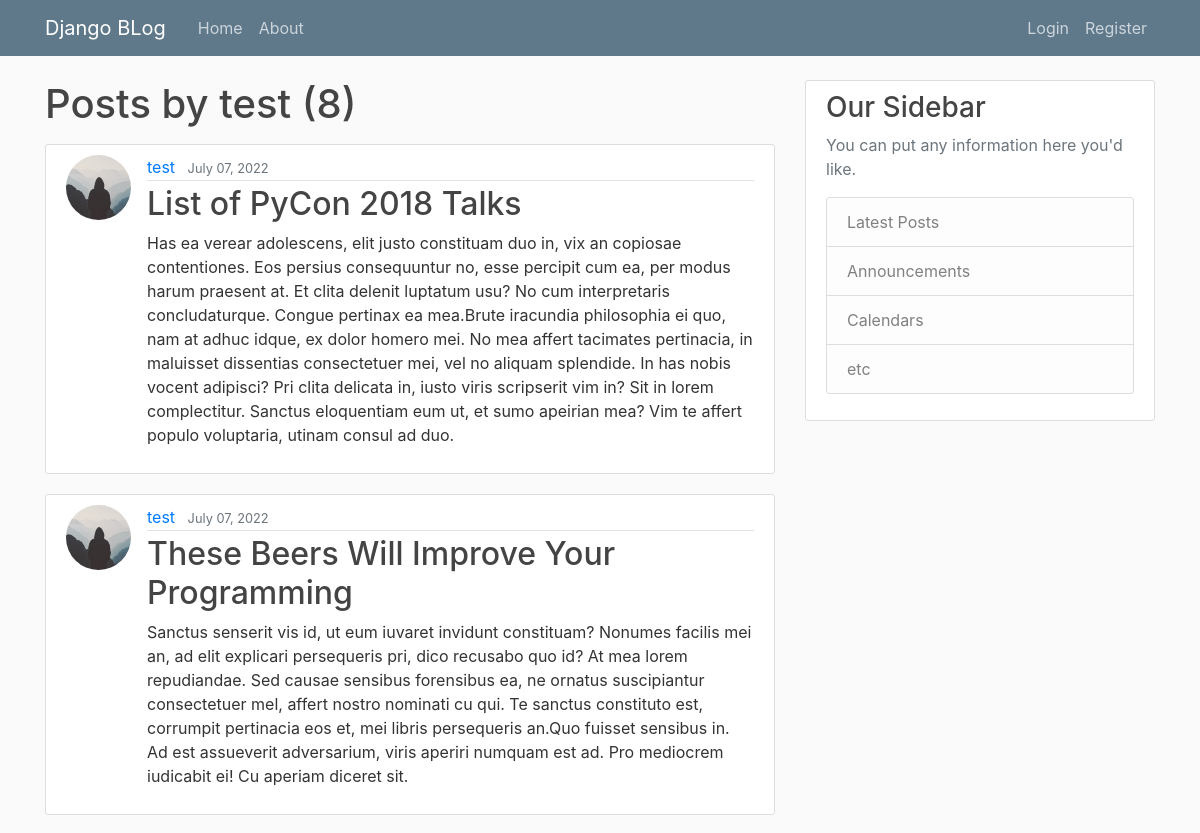
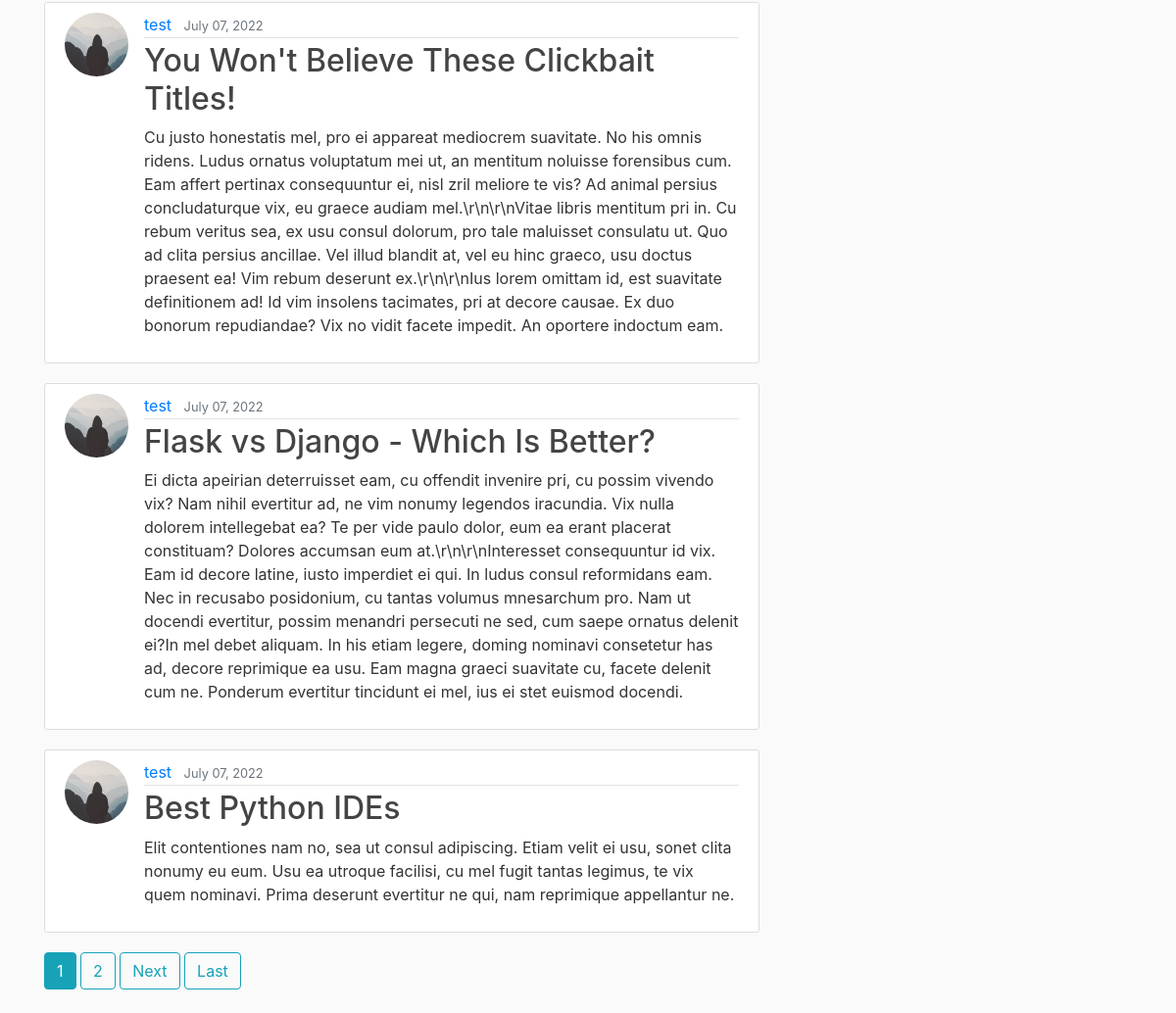
The app's page /user/test with its own data (2 pictures, top to bottom).
### blog/models.py (models this page shows, shortened)
class Post(models.Model):
    title = models.CharField(max_length=100)
    content = models.TextField()
    date_posted = models.DateTimeField(default=timezone.now)
    author = models.ForeignKey(User, on_delete=models.CASCADE)

### users/models.py (models this page shows, shortened)
class Profile(models.Model):
    user = models.OneToOneField(User, on_delete=models.CASCADE)
    image = models.ImageField(default='default.jpg', upload_to='profile_pics')

### blog/views.py (the view)
# urls.py: path('user/<str:username>', UserPostListView.as_view(), name='user-posts'),
class UserPostListView(ListView):
    model = Post
    template_name = 'blog/user_posts.html'  # <app>/<model>_<viewtype>.html
    context_object_name = 'posts'
    paginate_by = 5
    def get_queryset(self):
        user = get_object_or_404(User, username=self.kwargs.get('username'))
        return Post.objects.filter(author=user).order_by('-date_posted')

### blog/templates/blog/user_posts.html (shortened to what this page needs)
{% extends 'blog/base.html' %}
{% block content %}
<h1 class="mb-3">Posts by {{ view.kwargs.username }} ({{ page_obj.paginator.count}})</h1>
        {% for post in posts %}
        <article class="media content-section">
          <img src="{{ post.author.profile.image.url }}" class="rounded-circle article-img"/>
          <div class="media-body">
              <div class="article-metadata">
                <a class="mr-2" href="{% url 'user-posts' post.author.username %}">{{ post.author }}</a>
                <small class="text-muted">{{ post.date_posted|date:'F d, Y' }}</small>
              </div>
              <h2><a class="article-title" href="{% url 'post-detail' post.id %}">{{ post.title }}</a></h2>
              <p class="article-content">{{ post.content }}</p>
            </div>
          </article>
        {% endfor %}
        {% if is_paginated %}
      {% for num in page_obj.paginator.page_range %}
        {% if page_obj.number == num %}
          <a class="btn btn-info mb-4" href="?page={{ num }}">{{ num }}</a>
        {% elif num > page_obj.number|add:'-3' and num < page_obj.number|add:'3' %}
          <a class="btn btn-outline-info mb-4" href="?page={{ num }}">{{ num }}</a>
        {% endif %}
      {% endfor %}
      {% if page_obj.has_next %}
        <a class="btn btn-outline-info mb-4" href="?page={{ page_obj.next_page_number }}">Next</a>
        <a class="btn btn-outline-info mb-4" href="?page={{ page_obj.paginator.num_pages }}">Last</a>
      {% endif %}
        {% endif%}
{% endblock content %}

### blog/templates/blog/base.html (shortened to what this page needs)
{% load static %}
<!DOCTYPE html>
<html>
    <head>
        <link rel="stylesheet" href="https://cdn.jsdelivr.net/npm/bootstrap@4.0.0/dist/css/bootstrap.min.css">
        <link rel="stylesheet" type="text/css" href="{% static 'blog/main.css' %}">
    </head>
    <body>
        <header class="site-header">
            <nav class="navbar navbar-expand-md navbar-dark bg-steel fixed-top">
              <div class="container">
                <a class="navbar-brand mr-4" href="{% url 'blog-home' %}">Django BLog</a>
                <div class="collapse navbar-collapse" id="navbarToggle">
                  <div class="navbar-nav mr-auto">
                    <a class="nav-item nav-link" href="{% url 'blog-home' %}">Home</a>
                    <a class="nav-item nav-link" href="{% url 'blog-about' %}">About</a>
                  </div>
                  <div class="navbar-nav">
                    {% if user.is_authenticated %}
                    <a class="nav-item nav-link" href="{% url 'post-create' %}">New Post</a>
                      <a class="nav-item nav-link" href="{% url 'profile' %}">Profile</a>
                      <a class="nav-item nav-link" href="{% url 'logout' %}">Logout</a>
                    {% else %}
                      <a class="nav-item nav-link" href="{% url 'login' %}">Login</a>
                      <a class="nav-item nav-link" href="{% url 'register' %}">Register</a>
                    {% endif %}
                    </div>
                </div>
              </div>
            </nav>
          </header>
          <main role="main" class="container">
            <div class="row">
              <div class="col-md-8">
                {% block content %}{% endblock %}
              </div>
              <div class="col-md-4">
                <div class="content-section">
                  <h3>Our Sidebar</h3>
                  <p class='text-muted'>You can put any information here you'd like.
                    <ul class="list-group">
                      <li class="list-group-item list-group-item-light">Latest Posts</li>
                      <li class="list-group-item list-group-item-light">Announcements</li>
                      <li class="list-group-item list-group-item-light">Calendars</li>
                      <li class="list-group-item list-group-item-light">etc</li>
                    </ul>
                  </p>
                </div>
              </div>
            </div>
          </main>
    </body>
</html>

### blog/static/blog/main.css (style rules this page uses)
body { background: #fafafa; color: #333333; margin-top: 5rem; }
h1, h2, h3, h4, h5, h6 { color: #444444; }
ul { margin: 0; }
.bg-steel { background-color: #5f788a; }
.site-header .navbar-nav .nav-link { color: #cbd5db; }
.content-section { background: #ffffff; padding: 10px 20px; border: 1px solid #dddddd; border-radius: 3px; margin-bottom: 20px; }
.article-title { color: #444444; }
.article-content { white-space: pre-line; }
.article-img { height: 65px; width: 65px; margin-right: 16px; }
.article-metadata { padding-bottom: 1px; margin-bottom: 4px; border-bottom: 1px solid #e3e3e3 }

### records on screen
Post: author.profile.image (placeholder picture), author "test", date_posted "July 07, 2022", title "List of PyCon 2018 Talks", content "Has ea verear adolescens, elit justo constituam duo in, vix an copiosae contentiones. Eos persius consequuntur no, esse percipit cum ea, per modus harum praesent at. Et clita delenit luptatum usu? No cum interpretaris concludaturque. Congue pertinax ea mea.Brute iracundia philosophia ei quo, nam at adhuc idque, ex dolor homero mei. No mea affert tacimates pertinacia, in maluisset dissentias consectetuer mei, vel no aliquam splendide. In has nobis vocent adipisci? Pri clita delicata in, iusto viris scripserit vim in? Sit in lorem complectitur. Sanctus eloquentiam eum ut, et sumo apeirian mea? Vim te affert populo voluptaria, utinam consul ad duo."
Post: author.profile.image (placeholder picture), author "test", date_posted "July 07, 2022", title "These Beers Will Improve Your Programming", content "Sanctus senserit vis id, ut eum iuvaret invidunt constituam? Nonumes facilis mei an, ad elit explicari persequeris pri, dico recusabo quo id? At mea lorem repudiandae. Sed causae sensibus forensibus ea, ne ornatus suscipiantur consectetuer mel, affert nostro nominati cu qui. Te sanctus constituto est, corrumpit pertinacia eos et, mei libris persequeris an.Quo fuisset sensibus in. Ad est assueverit adversarium, viris aperiri numquam est ad. Pro mediocrem iudicabit ei! Cu aperiam diceret sit."
Post: author.profile.image (placeholder picture), author "test", date_posted "July 07, 2022", title "You Won't Believe These Clickbait Titles!", content "Cu justo honestatis mel, pro ei appareat mediocrem suavitate. No his omnis ridens. Ludus ornatus voluptatum mei ut, an mentitum noluisse forensibus cum. Eam affert pertinax consequuntur ei, nisl zril meliore te vis? Ad animal persius concludaturque vix, eu graece audiam mel.\\r\\n\\r\\nVitae libris mentitum pri in. Cu rebum veritus sea, ex usu consul dolorum, pro tale maluisset consulatu ut. Quo ad clita persius ancillae. Vel illud blandit at, vel eu hinc graeco, usu doctus praesent ea! Vim rebum deserunt ex.\\r\\n\\r\\nIus lorem omittam id, est suavitate definitionem ad! Id vim insolens tacimates, pri at decore causae. Ex duo bonorum repudiandae? Vix no vidit facete impedit. An oportere indoctum…"
Post: author.profile.image (placeholder picture), author "test", date_posted "July 07, 2022", title "Flask vs Django - Which Is Better?", content "Ei dicta apeirian deterruisset eam, cu offendit invenire pri, cu possim vivendo vix? Nam nihil evertitur ad, ne vim nonumy legendos iracundia. Vix nulla dolorem intellegebat ea? Te per vide paulo dolor, eum ea erant placerat constituam? Dolores accumsan eum at.\\r\\n\\r\\nInteresset consequuntur id vix. Eam id decore latine, iusto imperdiet ei qui. In ludus consul reformidans eam. Nec in recusabo posidonium, cu tantas volumus mnesarchum pro. Nam ut docendi evertitur, possim menandri persecuti ne sed, cum saepe ornatus delenit ei?In mel debet aliquam. In his etiam legere, doming nominavi consetetur has ad, decore reprimique ea usu. Eam magna graeci suavitate cu, facete delenit cum ne. Ponderum…"
Post: author.profile.image (placeholder picture), author "test", date_posted "July 07, 2022", title "Best Python IDEs", content "Elit contentiones nam no, sea ut consul adipiscing. Etiam velit ei usu, sonet clita nonumy eu eum. Usu ea utroque facilisi, cu mel fugit tantas legimus, te vix quem nominavi. Prima deserunt evertitur ne qui, nam reprimique appellantur ne."

### other values on screen
{{ view.kwargs.username }} "test"
{{ page_obj.paginator.count }} "8"
{{ num }} "1"
{{ num }} "2"
